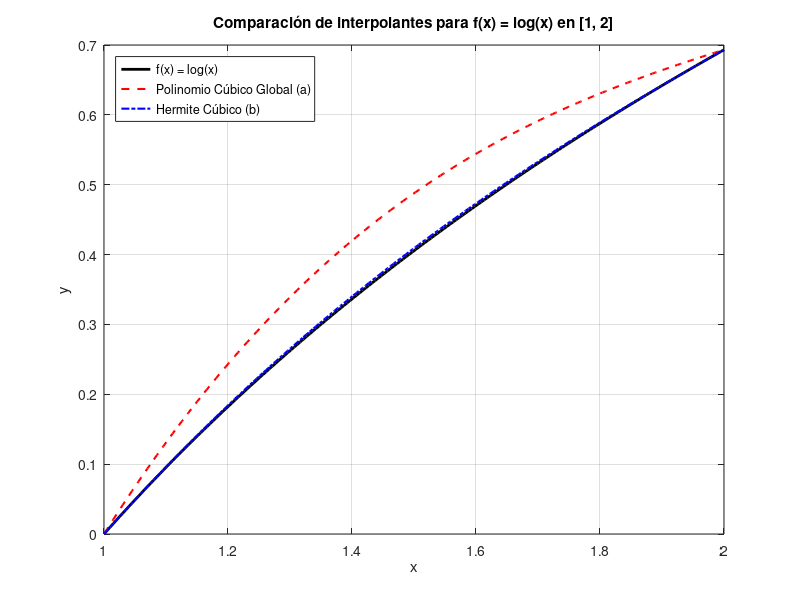

Reproduce this figure in MATLAB.
function partec()
  % Evaluacion en una malla fina sobre [1, 2]
  v = linspace(1, 2, 200);
  f_v = log(v);

  % Interpolante a) - Polinomio cubico global por x = 0.1, 1, 2, 2.9
  x_a = [0.1, 1, 2, 2.9];
  y_a = log(x_a);
  p_a_coef = polyfit(x_a, y_a, 3);
  w_a = polyval(p_a_coef, v);

  % Interpolante b) - Hermite en [1, 2]
  x0 = 1; x1 = 2;
  y0 = log(x0); y1 = log(x1);
  d0 = 1/x0;    d1 = 1/x1;
  h = x1 - x0;

  w_b = zeros(size(v));
  for j = 1:length(v)
      s = v(j) - x0;
      w_b(j) = ((3*h*s^2 - 2*s^3) / h^3) * y1 ...
             + ((h^3 - 3*h*s^2 + 2*s^3) / h^3) * y0 ...
             + (s^2 * (s - h) / h^2) * d1 ...
             + (s * (s - h)^2 / h^2) * d0;
  end

  % Graficar las tres funciones
  figure;
  plot(v, f_v, 'k-', 'LineWidth', 2); hold on;
  plot(v, w_a, 'r--', 'LineWidth', 1.5);
  plot(v, w_b, 'b-.', 'LineWidth', 1.5);
  grid on;
  xlabel('x'); ylabel('y');
  title('Comparación de interpolantes para f(x) = log(x) en [1, 2]');
  legend('f(x) = log(x)', 'Polinomio Cúbico Global (a)', 'Hermite Cúbico (b)', 'Location', 'northwest');
end
